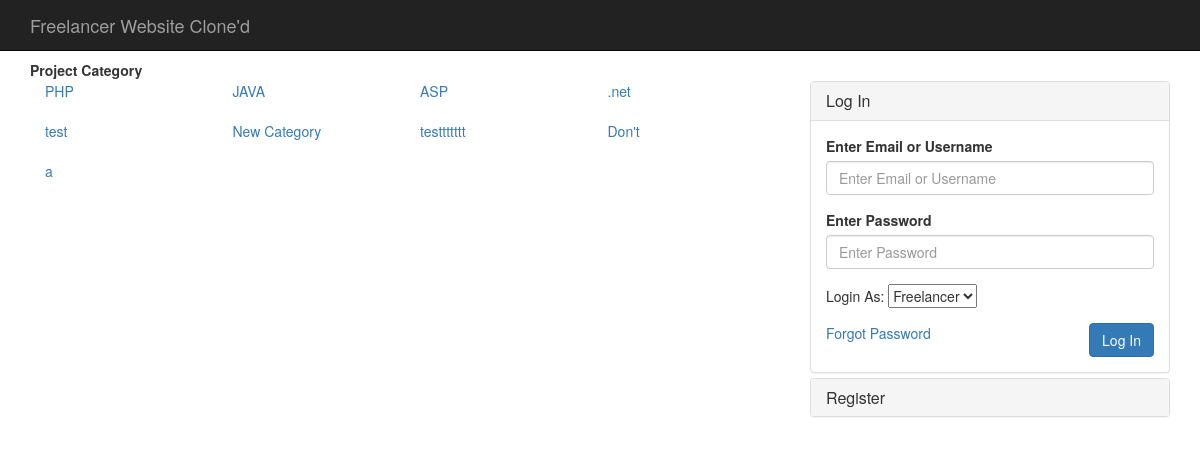
The page / on the database its author committed.
### tables this page shows
CREATE TABLE IF NOT EXISTS `category` (
  `id` int(11) NOT NULL AUTO_INCREMENT,
  `value` varchar(150) NOT NULL,
  PRIMARY KEY (`id`),
  UNIQUE KEY `value` (`value`)
);

CREATE TABLE IF NOT EXISTS `website_config` (
  `id` int(11) NOT NULL AUTO_INCREMENT,
  `config` varchar(200) NOT NULL,
  `value` text NOT NULL,
  PRIMARY KEY (`id`),
  UNIQUE KEY `config` (`config`)
);

### classes/loader.php (called while the page is built, shortened)
<?php
include __DIR__.'/../config.php';
include_once 'WebsiteConfig.class.php';
$websiteConfig = new WebsiteConfig();
include_once 'DisplayCat.class.php';
$displaycat = new DisplayCat();
?>

### classes/WebsiteConfig.class.php (called while the page is built)
<?php
class WebsiteConfig{
	public function getConfigValue($value){
		$get_value = $this->DbQuery($value);
		foreach ($get_value as $key) {
			$result = $key['value'];
		}
		return $result;
	}
	private function DbQuery($find){
		global $dblink;
		$query = "SELECT * FROM website_config WHERE config = '$find'";
		$value = $dblink->query($query);
		return $value;
	}
}
?>

### classes/DisplayCat.class.php (called while the page is built, shortened)
<?php
class DisplayCat{
	public function display(){
		global $dblink;
		$query = "SELECT * FROM category ORDER BY id ASC";
		$result = $dblink->query($query);
		return $result;
	}
}
?>

### index.php (the view)
<?php
include 'header.php';
?>
<div class="container">
	<div class="row">
		<div class="col-md-8">
			<b>Project Category</b>
		</div>
		<div class="col-md-8">
		</div>
		<div class="col-md-8">
			<?php
			$i="1";
			foreach($displaycat->display() as $key){
			echo "<div class=\"col-md-3\"><a href=\"cat.php?catid=".$key['id']."\">".$key['value']."</a></div>";
			if($i%4=="0"){
				?>
				<div class="col-md-12">&nbsp;</div>
				<?php
			}
				$i++;
		}
			?>
		</div>
	<?php
	include ('sidebar.php');
	?>
	</div>
</div>
<?php
include 'footer.php';
?>

### header.php (shortened to what this page needs)
<?php
include 'classes/loader.php';
?>
<!DOCTYPE html>
<html lang="en">
  <head>
    <title><?php echo $websiteConfig->getConfigValue('title'); ?></title>
    <link href="css/bootstrap.min.css" rel="stylesheet">
    <link href="css/style.css" rel="stylesheet">
  </head>
  <body>
    <nav class="navbar navbar-inverse navbar-fixed-top">
      <div class="container">
        <div class="navbar-header">
          <a class="navbar-brand" href="./"><?php echo $websiteConfig->getConfigValue('title') ?></a>
        </div>
        <div id="navbar" class="collapse navbar-collapse">
        </div>
      </div>
    </nav>

### sidebar.php (shortened to what this page needs)
	<div class="col-md-4">
					<?php
			if(!isset($_SESSION['username'])){
			?>
			<div class="panel-group" id="accordion" role="tablist" aria-multiselectable="true">
				<div class="panel panel-default">
					<div class="panel-heading" role="tab" id="headingOne">
						<h4 class="panel-title"><a data-toggle="collapse" data-parent="#accordion" href="#collapseOne" aria-expanded="true" aria-controls="collapseOne"> Log In</a></h4>
					</div>
					<div id="collapseOne" class="panel-collapse collapse in" role="tabpanel" aria-labelledby="headingOne">
						<div class="panel-body">
							<form action="login.php" method="POST">
								<div class="form-group">
									<label for="username"><?php echo $websiteConfig->getConfigValue('nologin_login_email') ?></label>
									<input type="text" class="form-control" id="username" name="email" placeholder="<?php echo $websiteConfig->getConfigValue('nologin_login_email') ?>">
								</div>
								<div class="form-group">
									<label for="password"><?php echo $websiteConfig->getConfigValue('nologin_login_password') ?></label>
									<input type="password" class="form-control" id="password" name="password" placeholder="<?php echo $websiteConfig->getConfigValue('nologin_login_password') ?>">
								</div>
								<div class="form-group">
									Login As:
									<select name="type">
										<option value="1">Freelancer</option>
									</select>
								</div>
								<a href="forgot.php"><?php echo $websiteConfig->getConfigValue('nologin_login_forgotpass_text') ?></a>
								<button type="submit" class="btn btn-primary pull-right">
									<?php echo $websiteConfig->getConfigValue('nologin_login_button_text') ?>
								</button>
							</form>
						</div>
					</div>
				</div>
				<div class="panel panel-default">
					<div class="panel-heading" role="tab" id="headingTwo">
						<h4 class="panel-title"><a class="collapsed" data-toggle="collapse" data-parent="#accordion" href="#collapseTwo" aria-expanded="false" aria-controls="collapseTwo"> Register </a></h4>
					</div>
				</div>
			</div>
			<?php
			}
else {
	include 'logged-in.php';
}
			?>
			</div>

### footer.php (shortened to what this page needs)
  </body>
</html>

### css/style.css (style rules this page uses)
body { padding-top: 60px; }

### rows shown on the page
category: value "PHP"
category: value "JAVA"
category: value "ASP"
category: value ".net"
category: value "test"
category: value "New Category"
category: value "testtttttt"
category: value "Don't"
category: value "a"
website_config: value "Enter Email or Username"
website_config: value "Enter Password"
website_config: value "Forgot Password"
website_config: value "Log In"

### other values the page prints
$websiteConfig->getConfigValue('title') "Freelancer Website Clone'd"
